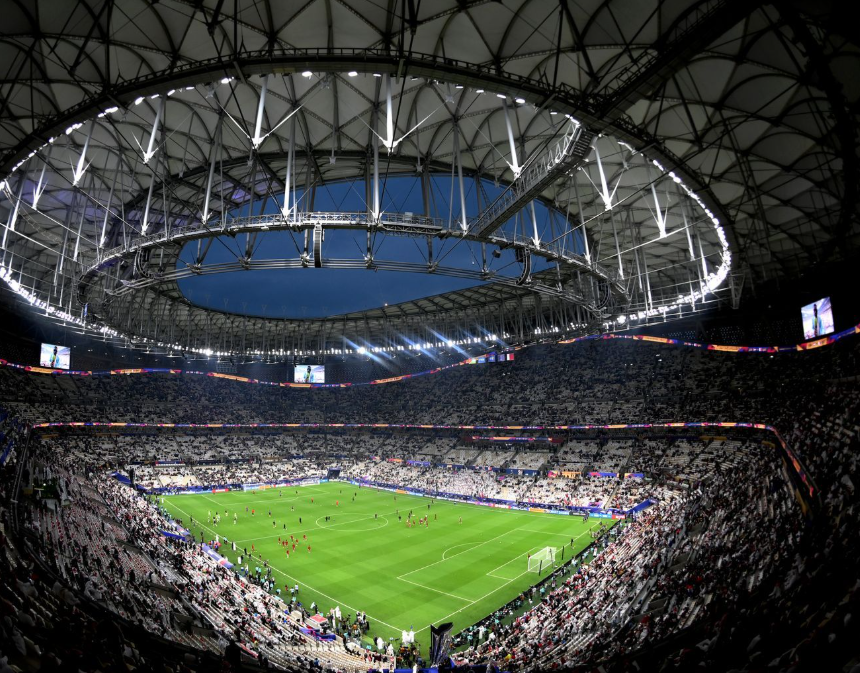
#> input picture assets/field3.png, 860 x 673 px, found by its file name
$ python HW3.py
#> lines starting #> are read from the running program, lines starting #| are printed output that depends on the picture; after the words box and inside, x2 and y2 are one past the last pixel; in counts of white or black regions, pixels touching at a corner belong together
import cv2
import numpy as np
import matplotlib.pyplot as plt

image = cv2.imread(r'assets\field3.png')
#> image is the input picture: shape (673, 860, 3); mean B, G, R 59.2, 64.7, 59.5
hsv = cv2.cvtColor(image, cv2.COLOR_BGR2HSV)
#> hsv: shape (673, 860, 3); mean H, S, V 64.7, 67, 70.9

lower_green = np.array([35, 50, 50])
upper_green = np.array([85, 255, 255])
mask = cv2.inRange(hsv, lower_green, upper_green)   # binary mask
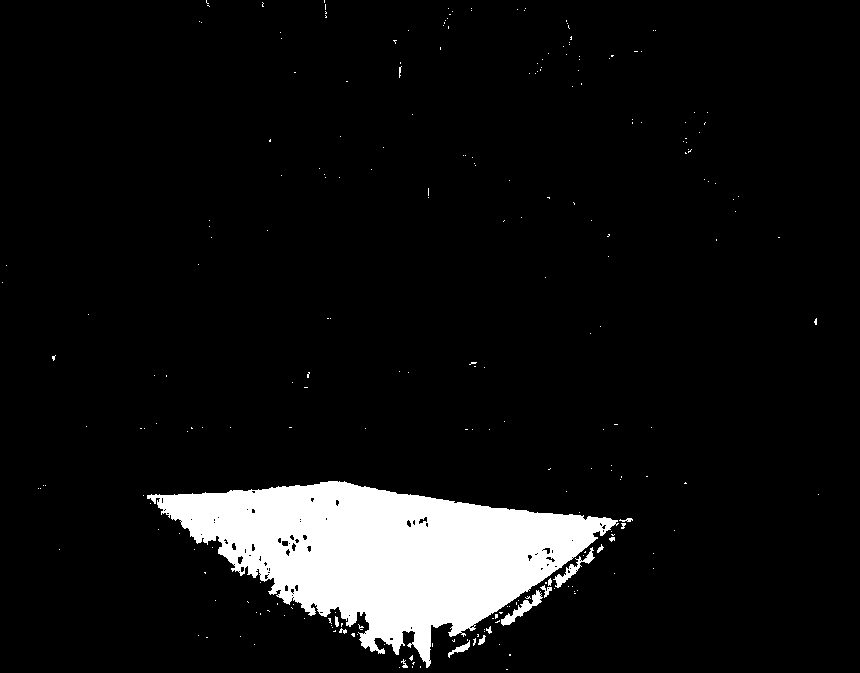
#> mask: shape (673, 860); 7.7% white; 249 white regions (234 under 20 px), largest, box (x1, y1, x2, y2) and area: (147, 481, 619, 668) 42544, (501, 590, 543, 626) 394, (553, 547, 595, 588) 342

red_overlay = np.zeros_like(image)  # new empty img with the same size as original
red_overlay[mask == 255] = [0, 0, 255]  # green spots -> red mask
result = cv2.addWeighted(image, 1.0, red_overlay, 0.5, 0)
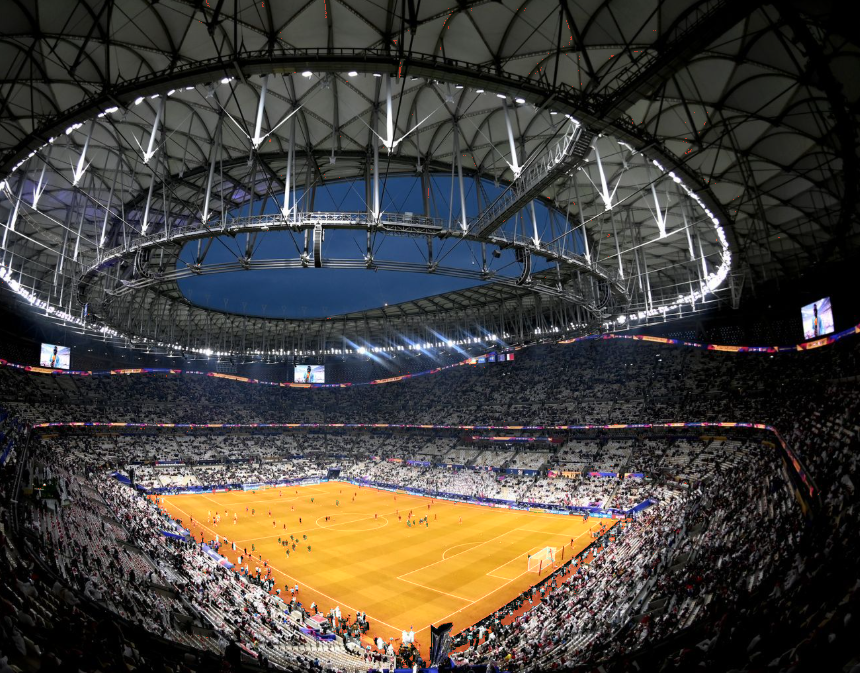
#> result: shape (673, 860, 3); mean B, G, R 59.2, 64.7, 69

combined = np.hstack((image, result))   #horizontal stack
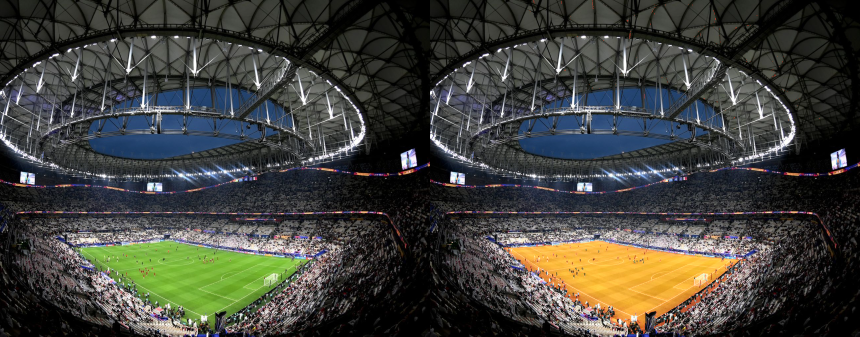
#> combined: shape (673, 1720, 3) (shown at 1/2 size); mean B, G, R 59.2, 64.7, 64.3

plt.imshow(cv2.cvtColor(combined, cv2.COLOR_BGR2RGB))
plt.title('Original vs Detected Field')
plt.axis('off')
plt.show()
